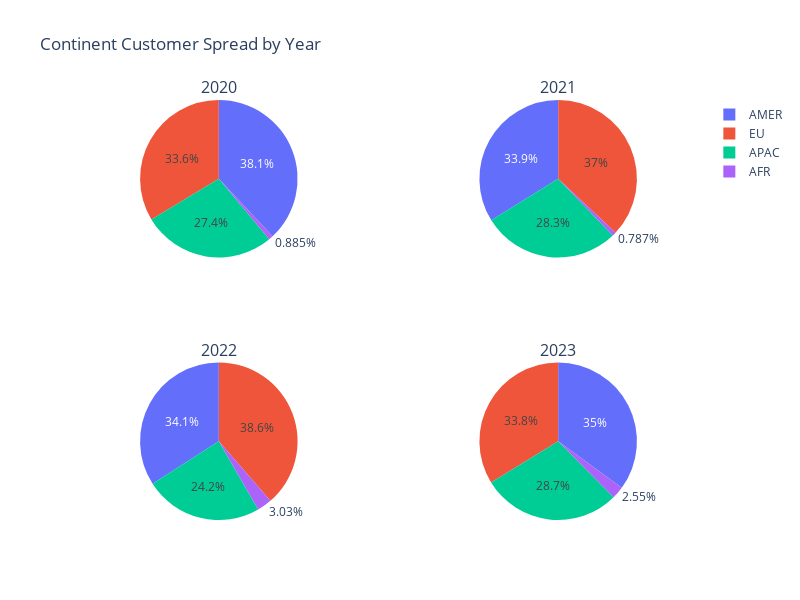

The notebook cell this image was saved under:
### Markdown cell above
#### Based on Continent

First, let's look at the distribution of customers and the transaction value based on the **Continent** to determine **Parameters**. We will analyze the number of **Customer IDs** on each **Continent**, average of **Order ID** as representive of the demand on each **Continent**, and the median value of **Sales** as representative of the **Customer Spending** as on each **Continent** to obtain the following information:

1. The proportion of **Customer** spread on each **Continents**.

2. **Demand** on each  **Continents**.

3. **Customer Spending** on each **Continents**.

The **demand** and **customer spending** from each **continent** will became parameter to determine visible region for the location of Gamma branch offices. We will evaluated **visible region** based on high **demand** or **customer spending** compared to the demand and customer spending on each continent.

### Code cell
#Proportion Customer Distribution
customer_spread = source.groupby(['Year', 'Continent'])['Customer ID'].nunique().reset_index()
customer_spread.columns = ['Year', 'Continent', 'Total Customer']

#Create subplots with 2 rows and 2 columns
fig_customer_spread_continent = make_subplots(rows=2, cols=2, subplot_titles=['2020', '2021', '2022', '2023'], specs=[[{'type':'pie'}, {'type':'pie'}], [{'type':'pie'}, {'type':'pie'}]])

#Create a pie chart for each year
for year in customer_spread['Year'].unique():
    df = customer_spread[customer_spread['Year'] == year]
    fig_customer_spread_continent.add_trace(go.Pie(labels=df['Continent'], values=df['Total Customer'], name=str(year)), row=((year-2020) // 2) + 1, col=((year-2020) % 2) + 1)

#Update layout
fig_customer_spread_continent.update_layout(height=600, width=800, title_text="Continent Customer Spread by Year")

# Show the figure
fig_customer_spread_continent.show()

### Figure 1 — Plotly figure (JSON) as saved in the notebook; plotly's stock layout.template omitted (floating-point values rounded to 4 significant figures)
{"data": [{"domain": {"x": [0, 0.45], "y": [0.625, 1]}, "labels": ["AFR", "AMER", "APAC", "EU"], "name": "2020", "type": "pie", "values": [1, 43, 31, 38]}, {"domain": {"x": [0.55, 1], "y": [0.625, 1]}, "labels": ["AFR", "AMER", "APAC", "EU"], "name": "2021", "type": "pie", "values": [1, 43, 36, 47]}, {"domain": {"x": [0, 0.45], "y": [0, 0.375]}, "labels": ["AFR", "AMER", "APAC", "EU"], "name": "2022", "type": "pie", "values": [4, 45, 32, 51]}, {"domain": {"x": [0.55, 1], "y": [0, 0.375]}, "labels": ["AFR", "AMER", "APAC", "EU"], "name": "2023", "type": "pie", "values": [4, 55, 45, 53]}], "layout": {"annotations": [{"font": {"size": 16}, "showarrow": false, "text": "2020", "x": 0.225, "xanchor": "center", "xref": "paper", "y": 1, "yanchor": "bottom", "yref": "paper"}, {"font": {"size": 16}, "showarrow": false, "text": "2021", "x": 0.775, "xanchor": "center", "xref": "paper", "y": 1, "yanchor": "bottom", "yref": "paper"}, {"font": {"size": 16}, "showarrow": false, "text": "2022", "x": 0.225, "xanchor": "center", "xref": "paper", "y": 0.375, "yanchor": "bottom", "yref": "paper"}, {"font": {"size": 16}, "showarrow": false, "text": "2023", "x": 0.775, "xanchor": "center", "xref": "paper", "y": 0.375, "yanchor": "bottom", "yref": "paper"}], "height": 600, "title": {"text": "Continent Customer Spread by Year"}, "width": 800}}
